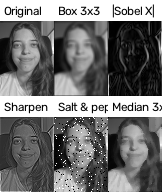
#> input picture assignments/hw02/files/hw02_output.png, 162 x 192 px
$ python hw02.py hw02_output.png
#> lines starting #> are read from the running program, lines starting #| are printed output that depends on the picture; long printed decimals are rounded
"""Homework 02: Filtering.

Complete the three TODO functions below. Do not change their names or
arguments; the Gradescope autograder calls them directly.

Run locally from the course `cv` Conda environment with:
    python hw02.py my_image.png

The script will save a visualization to hw02_output.png. You ONLY submit
hw02.py to Gradescope.
"""

from __future__ import annotations

import argparse
from pathlib import Path

import cv2
import numpy as np


BOX_3X3 = np.ones((3, 3), dtype=np.float32) / 9.0

SOBEL_X = np.array(
    [
        [-1, 0, 1],
        [-2, 0, 2],
        [-1, 0, 1],
    ],
    dtype=np.float32,
)

SHARPEN_3X3 = np.array(
    [
        [0, -1, 0],
        [-1, 5, -1],
        [0, -1, 0],
    ],
    dtype=np.float32,
)


def correlate2d(image: np.ndarray, kernel: np.ndarray) -> np.ndarray:
    """Return same-size 2-D correlation with zero padding.

    Requirements:
    - `image` and `kernel` are 2-D arrays.
    - The kernel has odd height and width.
    - Use zero padding so the output has the same shape as the input.
    - Apply the kernel as written; do NOT rotate it.
    - Implement the neighborhood sweep yourself using nested `for` loops.
    - Do not call a library filtering/correlation/convolution routine.
    - Return a NumPy array with dtype np.float32.
    """
    # TODO

    # Dim img & kern
    image_height = image.shape[0]
    image_width = image.shape[1]

    kernel_height = kernel.shape[0]
    kernel_width = kernel.shape[1]

    # Calc pad width/ height in the case height does not equal width
    pad_width = int(kernel_width/ 2)
    pad_height = int(kernel_height/ 2)

    # pading
    pad_dim = ((pad_height,pad_height), (pad_width,pad_width))
    img_pad = np.pad(image, pad_dim, mode = "constant", constant_values = 0)

    # empty matrix size of OG img
    new_img = np.zeros((image_height, image_width), dtype = np.float32)


    for h in range(image_height):
        for w in range(image_width):
            window = img_pad[h: h + kernel_height, w: w + kernel_width]
            new_img[h, w] = np.sum(window * kernel)

    return new_img.astype(np.float32)


def convolve2d(image: np.ndarray, kernel: np.ndarray) -> np.ndarray:
    """Return same-size 2-D convolution with zero padding.

    Rotate the kernel by 180 degrees, then reuse correlate2d(). You may use
    np.flip() or cv2.flip() to rotate the kernel; then filtering itself must
    still be performed by your correlate2d() implementation.
    """

    new_kernel = np.flip(kernel)

    return correlate2d(image, new_kernel)


def median_filter3x3(image: np.ndarray) -> np.ndarray:
    """Return a same-size 3x3 median-filtered image with zero padding.

    Sweep the image yourself using nested `for` loops. You may use np.median()
    to compute the median of each local 3x3 neighborhood, but you may NOT use
    cv2.medianBlur(), scipy.ndimage.median_filter(), or another library median
    filtering implementation. Return dtype np.float32.
    """
    # TODO
    image_height = image.shape[0]
    image_width = image.shape[1]

    kernel_height = 3
    kernel_width = 3

    pad_width = int(kernel_height/ 2)
    img_pad = np.pad(image, pad_width, mode = "constant", constant_values = 0)

    # empty matrix size of OG img
    median_img = np.zeros((image_height, image_width), dtype = np.float32)

    for h in range(image_height):
        for w in range(image_width):
            window = img_pad[h: h + kernel_height, w: w + kernel_width]
            median_img[h, w] = np.median(window)

    return median_img.astype(np.float32)


    # empty matrix size of OG img
    median_img = np.zeros((image_height, image_width), dtype = np.float32)

    for h in range(image_height):
        for w in range(image_width):
            window = img_pad[h: h + kernel_height, w: w + kernel_width]
            median_img[h, w] = np.median(window)

    return median_img.astype(np.float32)


# -----------------------------------------------------------------------------
# The helper functions below are provided. You do not need to modify them.
# -----------------------------------------------------------------------------

def load_grayscale_float(filename: str | Path) -> np.ndarray:
    """Load an image with OpenCV and return grayscale float32 in [0, 1]."""
    image = cv2.imread(str(filename), cv2.IMREAD_GRAYSCALE)
    if image is None:
        raise FileNotFoundError(f"Could not load image: {filename}")
    return image.astype(np.float32) / 255.0


def resize_for_filtering(image: np.ndarray, max_dimension: int = 96) -> np.ndarray:
    """Downsize large images so the manual Python loops run quickly."""
    height, width = image.shape
    largest = max(height, width)
    if largest <= max_dimension:
        return image
    scale = max_dimension / largest
    new_size = (max(1, round(width * scale)), max(1, round(height * scale)))
    return cv2.resize(image, new_size, interpolation=cv2.INTER_AREA)


def add_salt_and_pepper_noise(
    image: np.ndarray, probability: float = 0.08, seed: int = 7
) -> np.ndarray:
    """Create deterministic salt-and-pepper noise for the visualization."""
    rng = np.random.default_rng(seed)
    noisy = image.copy()
    random_values = rng.random(image.shape)
    noisy[random_values < probability / 2] = 0.0
    noisy[random_values > 1.0 - probability / 2] = 1.0
    return noisy.astype(np.float32)


def _to_display_u8(image: np.ndarray, signed_response: bool = False) -> np.ndarray:
    """Convert a float image into a viewable uint8 image for the montage."""
    arr = np.asarray(image, dtype=np.float32)
    if signed_response:
        arr = np.abs(arr)

    lo = float(np.min(arr))
    hi = float(np.max(arr))
    if hi - lo < 1e-12:
        scaled = np.zeros_like(arr, dtype=np.float32)
    elif lo >= 0.0 and hi <= 1.0:
        scaled = arr
    else:
        scaled = (arr - lo) / (hi - lo)

    return np.clip(np.rint(scaled * 255.0), 0, 255).astype(np.uint8)


def save_montage(
    panels: list[tuple[str, np.ndarray, bool]],
    output_path: str | Path = "hw02_output.png",
) -> None:
    """Save a 2x3 OpenCV montage of filtering results."""
    rendered = []
    for label, image, signed_response in panels:
        panel = _to_display_u8(image, signed_response)
        panel = cv2.cvtColor(panel, cv2.COLOR_GRAY2BGR)
        cv2.rectangle(panel, (0, 0), (panel.shape[1] - 1, 20), (255, 255, 255), -1)
        cv2.putText(
            panel,
            label,
            (4, 15),
            cv2.FONT_HERSHEY_SIMPLEX,
            0.42,
            (0, 0, 0),
            1,
            cv2.LINE_AA,
        )
        rendered.append(panel)

    row1 = cv2.hconcat(rendered[:3])
    row2 = cv2.hconcat(rendered[3:6])
    montage = cv2.vconcat([row1, row2])
    if not cv2.imwrite(str(output_path), montage):
        raise RuntimeError(f"Could not save {output_path}")


def main() -> None:
    parser = argparse.ArgumentParser(description="HW02: Filtering")
    parser.add_argument("image", help="Path to a JPG/PNG image (you may reuse your HW01 headshot)")
    args = parser.parse_args()

    image = resize_for_filtering(load_grayscale_float(args.image))
#> in load_grayscale_float, image is the input picture: shape (192, 162); min 0, max 255, mean 115
#> in resize_for_filtering, `height, width = image.shape`: height = 192; width = 162
#> in resize_for_filtering, `largest = max(height, width)`: largest = 192
#> in resize_for_filtering, `scale = max_dimension / largest`: scale = 0.5
#> in resize_for_filtering, `new_size = (max(1, round(width * scale)), max(1, round(height * scale)))`: new_size = (81, 96)

    box_corr = correlate2d(image, BOX_3X3)
    box_conv = convolve2d(image, BOX_3X3)
    sobel_corr = correlate2d(image, SOBEL_X)
    sobel_conv = convolve2d(image, SOBEL_X)
#> after the loop in correlate2d (call 4), `for h in range(image_height):`:
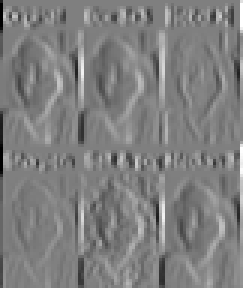
#> new_img: shape (96, 81) float32 (shown 3 times larger); min -4, max 4, mean -0.0024; drawn with min black and max white
    sharpened = correlate2d(image, SHARPEN_3X3)
#> after the loop in correlate2d (call 5), `for h in range(image_height):`:
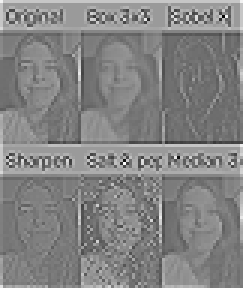
#> new_img: shape (96, 81) float32 (shown 3 times larger); min -2.5, max 3.27, mean 0.478; drawn with min black and max white

    noisy = add_salt_and_pepper_noise(image)
    median = median_filter3x3(noisy)
#> after the loop in median_filter3x3, `for h in range(image_height):`:
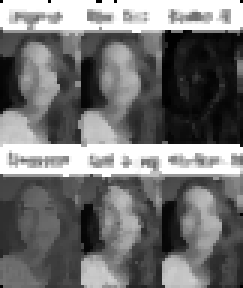
#> median_img: shape (96, 81) float32 (shown 3 times larger); min 0, max 1, mean 0.45

    print(
        "Box correlation vs convolution max difference:",
        float(np.max(np.abs(box_corr - box_conv))),
    )
#| Box correlation vs convolution max difference: 0.0
    print(
        "Sobel-X correlation vs convolution max difference:",
        float(np.max(np.abs(sobel_corr - sobel_conv))),
    )
#| Sobel-X correlation vs convolution max difference: 8.0

    save_montage(
        [
            ("Original", image, False),
            ("Box 3x3", box_corr, False),
            ("|Sobel X|", sobel_corr, True),
            ("Sharpen", sharpened, False),
            ("Salt & pepper", noisy, False),
            ("Median 3x3", median, False),
        ],
        "hw02_output.png",
    )
#> after the loop in save_montage, `for label, image, signed_response in panels:`:
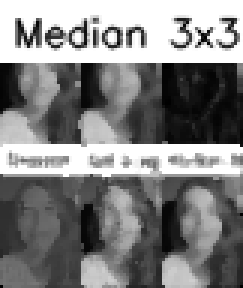
#> panel: shape (96, 81, 3) (shown 3 times larger); min 0, max 255, mean 130.3
#> after the loop in save_montage, `for label, image, signed_response in panels:`: rendered = 6 items
#> in save_montage, `row1 = cv2.hconcat(rendered[:3])`:
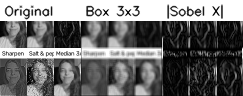
#> row1: shape (96, 243, 3); min 0, max 255, mean 112.2
#> in save_montage, `row2 = cv2.hconcat(rendered[3:6])`:
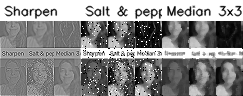
#> row2: shape (96, 243, 3); min 0, max 255, mean 138.1
#> in save_montage, `montage = cv2.vconcat([row1, row2])`:
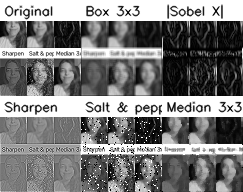
#> montage: shape (192, 243, 3); min 0, max 255, mean 125.2
    print("Saved visualization to hw02_output.png")


if __name__ == "__main__":
    main()

$ run again, with assignments/hw02/files/image.png copied over assignments/hw02/files/hw02_output.png
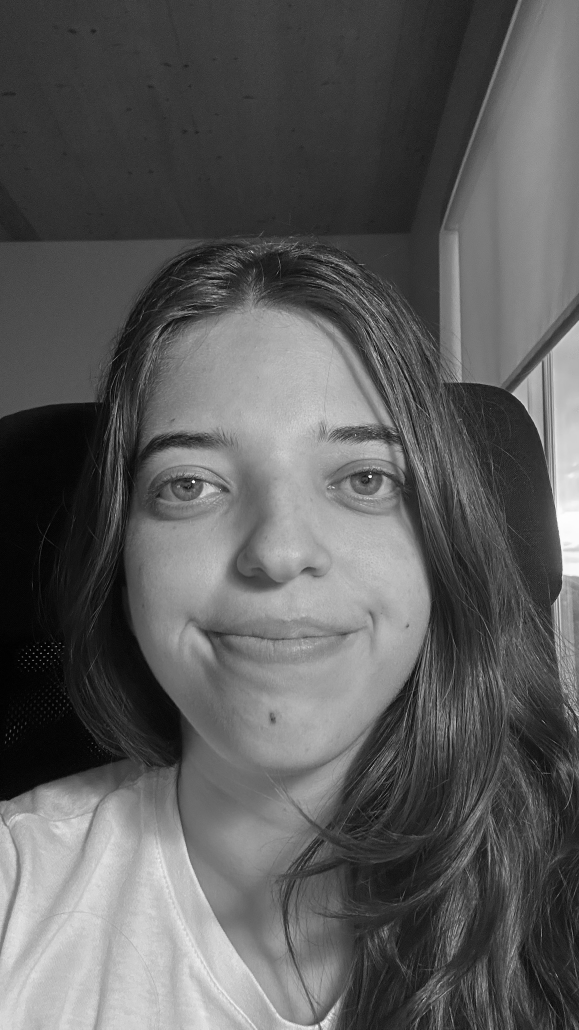
#> input picture assignments/hw02/files/image.png, 1737 x 3088 px (shown at 1/3 size)
#> in load_grayscale_float, image is the input picture: shape (3088, 1737); min 0, max 255, mean 92.4
#> height = 3088; width = 1737
#> largest = 3088
#> scale = 0.0311
#> new_size = (54, 96)
#| Box correlation vs convolution max difference: 0.0
#| Sobel-X correlation vs convolution max difference: 7.719
#> after the loop in save_montage, `for label, image, signed_response in panels:`:
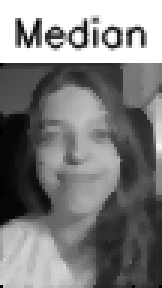
#> panel: shape (96, 54, 3) (shown 3 times larger); min 0, max 255, mean 126.2
#> after the loop in save_montage, `for label, image, signed_response in panels:`: rendered = 6 items
#> in save_montage, `montage = cv2.vconcat([row1, row2])`:
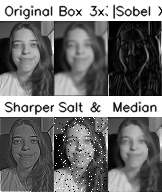
#> montage: shape (192, 162, 3); min 0, max 255, mean 114.2
